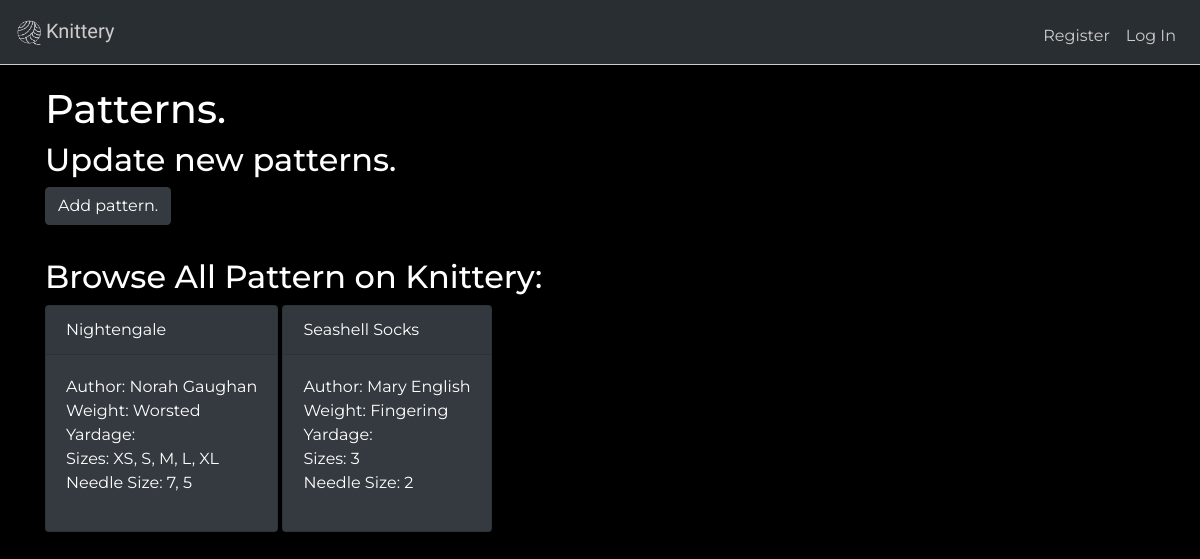
Page /patterns on the committed database.
### tables this page shows
CREATE TABLE 'patterns' ('id' integer PRIMARY KEY AUTOINCREMENT NOT NULL, 'name' text NOT NULL, 'author' text, 'weight' text,'sizes_available' text,'needle_size' text,'published' date);

### application.py (the view, shortened to what this page needs)
@app.route("/patterns", methods=["GET", "POST"])
def patterns():
    if request.method == "GET":
        print("trying")
        rows = db.execute("SELECT name, author, weight, sizes_available, needle_size, published FROM patterns")
        return render_template("patterns.html", rows=rows)

### templates/patterns.html (shortened to what this page needs)
{% extends "layout.html" %}
{% block main %}
<h1>Patterns.</h1>
<h2>Update new patterns.</h2><a aria-controls="multiCollapseExample1" aria-expanded="false" class="btn btn-dark" data-toggle="collapse" href="#newProject" role="button">Add pattern.</a>
<br>
<hr>
<h2>Browse All Pattern on Knittery:</h2>
{% for row in rows %}
<div class="card text-white bg-dark mb-3" style="max-width: 18rem;">
  <div class="card-header">{{ row["name"] }}</div>
  <div class="card-body">
    <ul>
    <li>Author: {{ row["author"] }}</li>
    <li>Weight: {{ row["weight"] }}</li>
    <l>Yardage: {{ row["yardage"] }}</li>
    <li>Sizes: {{ row["sizes_available"] }}</li>
    <li>Needle Size: {{ row["needle_size"] }}</li>
  </ul>
  </div>
  </div>
{% endfor %}
{% endblock %}

### static/styles.css (style rules this page uses)
body, html { height: 100% }
body { background-color: black; color: white; font-family: 'Montserrat', sans-serif; }
.card { display:inline-block; }
.card ul { list-style: none; padding-left: 0; }

### rows in the picture
patterns: name "Nightengale", author "Norah Gaughan", weight "Worsted", sizes_available "XS, S, M, L, XL", needle_size "7, 5"
patterns: name "Seashell Socks", author "Mary English", weight "Fingering", sizes_available "3", needle_size "2"
